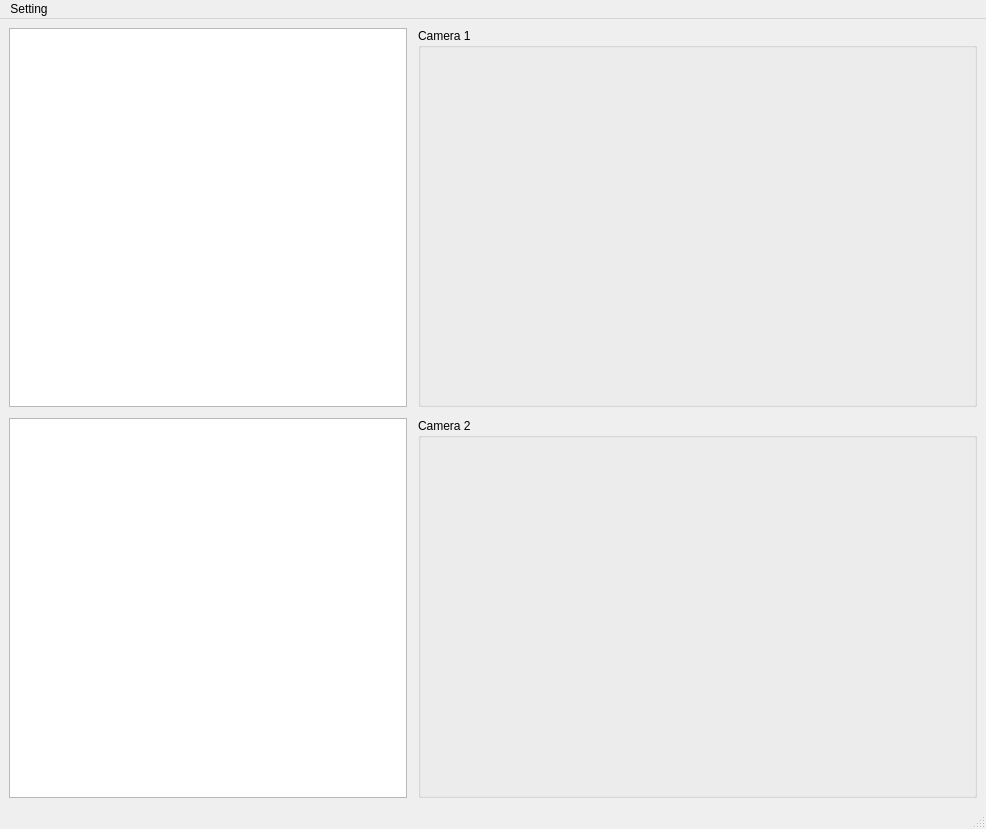
<?xml version="1.0" encoding="UTF-8"?>
<ui version="4.0">
 <class>MainWindow</class>
 <widget class="QMainWindow" name="MainWindow">
  <property name="geometry">
   <rect>
    <x>0</x>
    <y>0</y>
    <width>986</width>
    <height>829</height>
   </rect>
  </property>
  <property name="windowTitle">
   <string>Video Control</string>
  </property>
  <widget class="QWidget" name="centralwidget">
   <layout class="QGridLayout" name="gridLayout">
    <item row="2" column="2">
     <widget class="QGroupBox" name="groupBox_2">
      <property name="title">
       <string>Camera 2</string>
      </property>
      <layout class="QGridLayout" name="gridLayout_2">
       <item row="0" column="0">
        <widget class="QCameraViewfinder" name="viewfinderTwo" native="true"/>
       </item>
      </layout>
     </widget>
    </item>
    <item row="1" column="0">
     <spacer name="horizontalSpacer">
      <property name="orientation">
       <enum>Qt::Horizontal</enum>
      </property>
      <property name="sizeHint" stdset="0">
       <size>
        <width>480</width>
        <height>5</height>
       </size>
      </property>
     </spacer>
    </item>
    <item row="0" column="2">
     <widget class="QGroupBox" name="groupBox">
      <property name="title">
       <string>Camera 1</string>
      </property>
      <layout class="QGridLayout" name="gridLayout_3">
       <item row="0" column="0">
        <widget class="QCameraViewfinder" name="viewfinderOne" native="true"/>
       </item>
      </layout>
     </widget>
    </item>
    <item row="1" column="2">
     <spacer name="horizontalSpacer_2">
      <property name="orientation">
       <enum>Qt::Horizontal</enum>
      </property>
      <property name="sizeHint" stdset="0">
       <size>
        <width>640</width>
        <height>5</height>
       </size>
      </property>
     </spacer>
    </item>
    <item row="2" column="0">
     <widget class="PlotWidget" name="licksView"/>
    </item>
    <item row="0" column="0">
     <widget class="QTableView" name="animalListTable"/>
    </item>
    <item row="0" column="1">
     <spacer name="verticalSpacer">
      <property name="orientation">
       <enum>Qt::Vertical</enum>
      </property>
      <property name="sizeHint" stdset="0">
       <size>
        <width>5</width>
        <height>480</height>
       </size>
      </property>
     </spacer>
    </item>
    <item row="2" column="1">
     <spacer name="verticalSpacer_2">
      <property name="orientation">
       <enum>Qt::Vertical</enum>
      </property>
      <property name="sizeHint" stdset="0">
       <size>
        <width>5</width>
        <height>480</height>
       </size>
      </property>
     </spacer>
    </item>
   </layout>
  </widget>
  <widget class="QMenuBar" name="menubar">
   <property name="geometry">
    <rect>
     <x>0</x>
     <y>0</y>
     <width>986</width>
     <height>26</height>
    </rect>
   </property>
   <widget class="QMenu" name="menuSetting">
    <property name="title">
     <string>Setting</string>
    </property>
    <widget class="QMenu" name="menuSet_Cameras">
     <property name="title">
      <string>Set Cameras</string>
     </property>
     <addaction name="actionCamera_1"/>
     <addaction name="actionCamera_2"/>
    </widget>
    <widget class="QMenu" name="menuSet_Resolutions">
     <property name="title">
      <string>Set Resolutions</string>
     </property>
     <addaction name="actionRes_Camera_1"/>
     <addaction name="actionRes_Camera_2"/>
    </widget>
    <addaction name="menuSet_Cameras"/>
    <addaction name="menuSet_Resolutions"/>
   </widget>
   <addaction name="menuSetting"/>
  </widget>
  <widget class="QStatusBar" name="statusbar"/>
  <action name="actionCamera_1">
   <property name="text">
    <string>Camera 1</string>
   </property>
  </action>
  <action name="actionCamera_2">
   <property name="text">
    <string>Camera 2</string>
   </property>
  </action>
  <action name="actionRes_Camera_1">
   <property name="text">
    <string>Res Camera 1</string>
   </property>
  </action>
  <action name="actionRes_Camera_2">
   <property name="text">
    <string>Res Camera 2</string>
   </property>
  </action>
 </widget>
 <customwidgets>
  <customwidget>
   <class>PlotWidget</class>
   <extends>QGraphicsView</extends>
   <header>pyqtgraph</header>
  </customwidget>
  <customwidget>
   <class>QCameraViewfinder</class>
   <extends>QWidget</extends>
   <header>PyQt5.QtMultimediaWidgets</header>
   <container>1</container>
  </customwidget>
 </customwidgets>
 <resources/>
 <connections/>
</ui>
